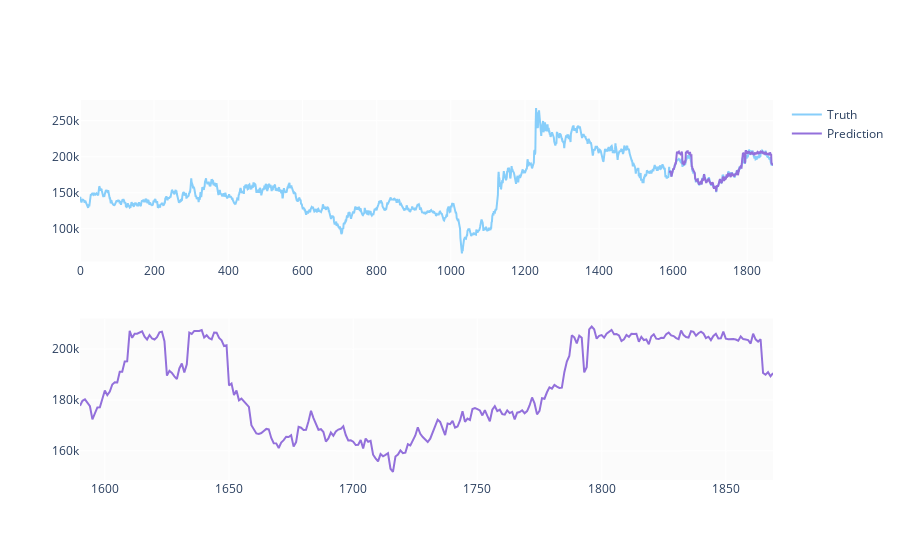

The code cell stored with this chart in its notebook:
### Code cell
predicted_prices = df.loc[test_split_idx+1:].copy()
predicted_prices['Close Price'] = y_pred
predicted_prices.head()

fig = make_subplots(rows=2, cols=1)
fig.add_trace(go.Scatter(x=temp.index, y=df['Close Price'],# parameters = {
#     'n_estimators': 500,
#     'learning_rate': 0.05,
#     'max_depth': 8,
#     'gamma':0.001,
#     'random_state': 42
# }

                         name='Truth',
                         marker_color='LightSkyBlue'), row=1, col=1)

fig.add_trace(go.Scatter(x=predicted_prices.index,
                         y=predicted_prices['Close Price'],
                         name='Prediction',
                         marker_color='MediumPurple'), row=1, col=1)

fig.add_trace(go.Scatter(x=predicted_prices.index,
                         y=y_pred,
                         marker_color='MediumPurple',
                         showlegend=False), row=2, col=1)
# parameters = {
#     'n_estimators': 500,
#     'learning_rate': 0.05,
#     'max_depth': 8,
#     'gamma':0.001,
#     'random_state': 42
# }

fig.show()

### Figure 1 — Plotly figure (JSON) as saved in the notebook; plotly's stock layout.template omitted (floating-point values rounded to 4 significant figures; data arrays with more than 128 entries replaced by an {"elided": "..."} marker saying what was removed)
{"data": [{"marker": {"color": "LightSkyBlue"}, "name": "Truth", "type": "scatter", "x": {"elided": "1870 int values"}, "xaxis": "x", "y": {"elided": "1870 int values"}, "yaxis": "y"}, {"marker": {"color": "MediumPurple"}, "name": "Prediction", "type": "scatter", "x": {"elided": "280 int values"}, "xaxis": "x", "y": {"elided": "280 float values"}, "yaxis": "y"}, {"marker": {"color": "MediumPurple"}, "showlegend": false, "type": "scatter", "x": {"elided": "280 int values"}, "xaxis": "x2", "y": {"elided": "280 float values"}, "yaxis": "y2"}], "layout": {"xaxis": {"anchor": "y", "domain": [0, 1]}, "xaxis2": {"anchor": "y2", "domain": [0, 1]}, "yaxis": {"anchor": "x", "domain": [0.575, 1]}, "yaxis2": {"anchor": "x2", "domain": [0, 0.425]}}}
